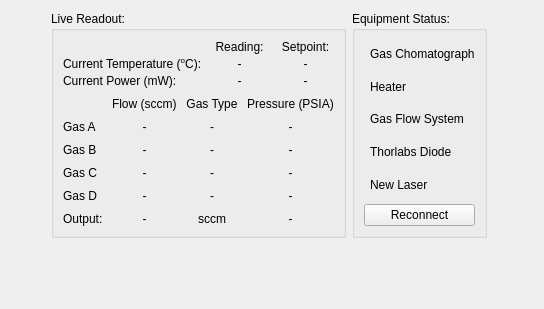
      <widget class="QWidget" name="tabLiveView">
       <attribute name="title">
        <string>Live View</string>
       </attribute>
       <layout class="QGridLayout" name="gridLayout_11" rowstretch="10,10,10">
        <item row="0" column="0">
         <spacer name="horizontalSpacer">
          <property name="orientation">
           <enum>Qt::Horizontal</enum>
          </property>
          <property name="sizeHint" stdset="0">
           <size>
            <width>40</width>
            <height>20</height>
           </size>
          </property>
         </spacer>
        </item>
        <item row="0" column="3">
         <spacer name="horizontalSpacer_2">
          <property name="orientation">
           <enum>Qt::Horizontal</enum>
          </property>
          <property name="sizeHint" stdset="0">
           <size>
            <width>40</width>
            <height>20</height>
           </size>
          </property>
         </spacer>
        </item>
        <item row="0" column="1">
         <widget class="QGroupBox" name="groupBox_3">
          <property name="sizePolicy">
           <sizepolicy hsizetype="Expanding" vsizetype="Expanding">
            <horstretch>0</horstretch>
            <verstretch>0</verstretch>
           </sizepolicy>
          </property>
          <property name="title">
           <string>Live Readout:</string>
          </property>
          <layout class="QVBoxLayout" name="verticalLayout_5">
           <item>
            <layout class="QVBoxLayout" name="verticalLiveReadout1_2" stretch="1,3">
             <property name="spacing">
              <number>9</number>
             </property>
             <item>
              <layout class="QGridLayout" name="gridLayout_6">
               <property name="verticalSpacing">
                <number>3</number>
               </property>
               <item row="0" column="1">
                <widget class="QLabel" name="label_31">
                 <property name="sizePolicy">
                  <sizepolicy hsizetype="Preferred" vsizetype="MinimumExpanding">
                   <horstretch>0</horstretch>
                   <verstretch>0</verstretch>
                  </sizepolicy>
                 </property>
                 <property name="layoutDirection">
                  <enum>Qt::LeftToRight</enum>
                 </property>
                 <property name="text">
                  <string>Reading:</string>
                 </property>
                 <property name="alignment">
                  <set>Qt::AlignCenter</set>
                 </property>
                </widget>
               </item>
               <item row="1" column="0">
                <widget class="QLabel" name="label_91">
                 <property name="sizePolicy">
                  <sizepolicy hsizetype="Preferred" vsizetype="MinimumExpanding">
                   <horstretch>0</horstretch>
                   <verstretch>0</verstretch>
                  </sizepolicy>
                 </property>
                 <property name="text">
                  <string>&lt;html&gt;&lt;head/&gt;&lt;body&gt;&lt;p&gt;Current Temperature (&lt;span style=&quot; vertical-align:super;&quot;&gt;o&lt;/span&gt;C):&lt;/p&gt;&lt;/body&gt;&lt;/html&gt;</string>
                 </property>
                </widget>
               </item>
               <item row="2" column="0">
                <widget class="QLabel" name="label_92">
                 <property name="sizePolicy">
                  <sizepolicy hsizetype="Preferred" vsizetype="MinimumExpanding">
                   <horstretch>0</horstretch>
                   <verstretch>0</verstretch>
                  </sizepolicy>
                 </property>
                 <property name="text">
                  <string>Current Power (mW):</string>
                 </property>
                </widget>
               </item>
               <item row="2" column="1">
                <widget class="QLabel" name="current_power_2">
                 <property name="sizePolicy">
                  <sizepolicy hsizetype="Preferred" vsizetype="MinimumExpanding">
                   <horstretch>0</horstretch>
                   <verstretch>0</verstretch>
                  </sizepolicy>
                 </property>
                 <property name="text">
                  <string>-</string>
                 </property>
                 <property name="alignment">
                  <set>Qt::AlignCenter</set>
                 </property>
                </widget>
               </item>
               <item row="1" column="1">
                <widget class="QLabel" name="current_temp_2">
                 <property name="sizePolicy">
                  <sizepolicy hsizetype="Preferred" vsizetype="MinimumExpanding">
                   <horstretch>0</horstretch>
                   <verstretch>0</verstretch>
                  </sizepolicy>
                 </property>
                 <property name="text">
                  <string>-</string>
                 </property>
                 <property name="alignment">
                  <set>Qt::AlignCenter</set>
                 </property>
                </widget>
               </item>
               <item row="0" column="2">
                <widget class="QLabel" name="label_34">
                 <property name="sizePolicy">
                  <sizepolicy hsizetype="Preferred" vsizetype="MinimumExpanding">
                   <horstretch>0</horstretch>
                   <verstretch>0</verstretch>
                  </sizepolicy>
                 </property>
                 <property name="layoutDirection">
                  <enum>Qt::LeftToRight</enum>
                 </property>
                 <property name="text">
                  <string>Setpoint:</string>
                 </property>
                 <property name="alignment">
                  <set>Qt::AlignCenter</set>
                 </property>
                </widget>
               </item>
               <item row="2" column="2">
                <widget class="QLabel" name="current_power_setpoint2">
                 <property name="sizePolicy">
                  <sizepolicy hsizetype="Preferred" vsizetype="MinimumExpanding">
                   <horstretch>0</horstretch>
                   <verstretch>0</verstretch>
                  </sizepolicy>
                 </property>
                 <property name="layoutDirection">
                  <enum>Qt::LeftToRight</enum>
                 </property>
                 <property name="text">
                  <string>-</string>
                 </property>
                 <property name="alignment">
                  <set>Qt::AlignCenter</set>
                 </property>
                </widget>
               </item>
               <item row="1" column="2">
                <widget class="QLabel" name="current_temp_setpoint2">
                 <property name="sizePolicy">
                  <sizepolicy hsizetype="Preferred" vsizetype="MinimumExpanding">
                   <horstretch>0</horstretch>
                   <verstretch>0</verstretch>
                  </sizepolicy>
                 </property>
                 <property name="layoutDirection">
                  <enum>Qt::LeftToRight</enum>
                 </property>
                 <property name="text">
                  <string>-</string>
                 </property>
                 <property name="alignment">
                  <set>Qt::AlignCenter</set>
                 </property>
                </widget>
               </item>
              </layout>
             </item>
             <item>
              <layout class="QGridLayout" name="gridLayout_10">
               <item row="0" column="1">
                <widget class="QLabel" name="label_71">
                 <property name="text">
                  <string>Flow (sccm)</string>
                 </property>
                </widget>
               </item>
               <item row="2" column="0">
                <widget class="QLabel" name="label_93">
                 <property name="text">
                  <string>Gas B</string>
                 </property>
                </widget>
               </item>
               <item row="5" column="1">
                <widget class="QLabel" name="current_gasE_flow_2">
                 <property name="text">
                  <string>-</string>
                 </property>
                 <property name="alignment">
                  <set>Qt::AlignCenter</set>
                 </property>
                </widget>
               </item>
               <item row="2" column="1">
                <widget class="QLabel" name="current_gasB_comp_2">
                 <property name="text">
                  <string>-</string>
                 </property>
                 <property name="alignment">
                  <set>Qt::AlignCenter</set>
                 </property>
                </widget>
               </item>
               <item row="5" column="2">
                <widget class="QLabel" name="label_96">
                 <property name="text">
                  <string>sccm</string>
                 </property>
                 <property name="alignment">
                  <set>Qt::AlignCenter</set>
                 </property>
                </widget>
               </item>
               <item row="2" column="2">
                <widget class="QLabel" name="current_gasB_type_2">
                 <property name="text">
                  <string>-</string>
                 </property>
                 <property name="alignment">
                  <set>Qt::AlignCenter</set>
                 </property>
                </widget>
               </item>
               <item row="0" column="2">
                <widget class="QLabel" name="label_70">
                 <property name="text">
                  <string>Gas Type</string>
                 </property>
                 <property name="alignment">
                  <set>Qt::AlignCenter</set>
                 </property>
                </widget>
               </item>
               <item row="3" column="1">
                <widget class="QLabel" name="current_gasC_comp_2">
                 <property name="text">
                  <string>-</string>
                 </property>
                 <property name="alignment">
                  <set>Qt::AlignCenter</set>
                 </property>
                </widget>
               </item>
               <item row="4" column="0">
                <widget class="QLabel" name="label_22">
                 <property name="text">
                  <string>Gas D</string>
                 </property>
                </widget>
               </item>
               <item row="1" column="0">
                <widget class="QLabel" name="label_72">
                 <property name="text">
                  <string>Gas A</string>
                 </property>
                </widget>
               </item>
               <item row="3" column="2">
                <widget class="QLabel" name="current_gasC_type_2">
                 <property name="text">
                  <string>-</string>
                 </property>
                 <property name="alignment">
                  <set>Qt::AlignCenter</set>
                 </property>
                </widget>
               </item>
               <item row="4" column="1">
                <widget class="QLabel" name="current_gasD_comp_2">
                 <property name="text">
                  <string>-</string>
                 </property>
                 <property name="alignment">
                  <set>Qt::AlignCenter</set>
                 </property>
                </widget>
               </item>
               <item row="5" column="0">
                <widget class="QLabel" name="label_95">
                 <property name="text">
                  <string>Output:</string>
                 </property>
                </widget>
               </item>
               <item row="3" column="0">
                <widget class="QLabel" name="label_94">
                 <property name="text">
                  <string>Gas C</string>
                 </property>
                </widget>
               </item>
               <item row="4" column="2">
                <widget class="QLabel" name="current_gasD_type_2">
                 <property name="text">
                  <string>-</string>
                 </property>
                 <property name="alignment">
                  <set>Qt::AlignCenter</set>
                 </property>
                </widget>
               </item>
               <item row="1" column="1">
                <widget class="QLabel" name="current_gasA_comp_2">
                 <property name="text">
                  <string>-</string>
                 </property>
                 <property name="alignment">
                  <set>Qt::AlignCenter</set>
                 </property>
                </widget>
               </item>
               <item row="1" column="2">
                <widget class="QLabel" name="current_gasA_type_2">
                 <property name="text">
                  <string>-</string>
                 </property>
                 <property name="alignment">
                  <set>Qt::AlignCenter</set>
                 </property>
                </widget>
               </item>
               <item row="0" column="3">
                <widget class="QLabel" name="label_29">
                 <property name="text">
                  <string>Pressure (PSIA)</string>
                 </property>
                 <property name="alignment">
                  <set>Qt::AlignCenter</set>
                 </property>
                </widget>
               </item>
               <item row="1" column="3">
                <widget class="QLabel" name="current_gasA_pressure_2">
                 <property name="text">
                  <string>-</string>
                 </property>
                 <property name="alignment">
                  <set>Qt::AlignCenter</set>
                 </property>
                </widget>
               </item>
               <item row="2" column="3">
                <widget class="QLabel" name="current_gasB_pressure_2">
                 <property name="text">
                  <string>-</string>
                 </property>
                 <property name="alignment">
                  <set>Qt::AlignCenter</set>
                 </property>
                </widget>
               </item>
               <item row="3" column="3">
                <widget class="QLabel" name="current_gasC_pressure_2">
                 <property name="text">
                  <string>-</string>
                 </property>
                 <property name="alignment">
                  <set>Qt::AlignCenter</set>
                 </property>
                </widget>
               </item>
               <item row="4" column="3">
                <widget class="QLabel" name="current_gasD_pressure_2">
                 <property name="text">
                  <string>-</string>
                 </property>
                 <property name="alignment">
                  <set>Qt::AlignCenter</set>
                 </property>
                </widget>
               </item>
               <item row="5" column="3">
                <widget class="QLabel" name="current_gasE_pressure_2">
                 <property name="text">
                  <string>-</string>
                 </property>
                 <property name="alignment">
                  <set>Qt::AlignCenter</set>
                 </property>
                </widget>
               </item>
              </layout>
             </item>
            </layout>
           </item>
          </layout>
         </widget>
        </item>
        <item row="0" column="2">
         <widget class="QGroupBox" name="groupBox_4">
          <property name="sizePolicy">
           <sizepolicy hsizetype="Expanding" vsizetype="Expanding">
            <horstretch>0</horstretch>
            <verstretch>0</verstretch>
           </sizepolicy>
          </property>
          <property name="title">
           <string>Equipment Status:</string>
          </property>
          <layout class="QGridLayout" name="gridLayout_12" columnstretch="1,5">
           <item row="0" column="0">
            <widget class="LedIndicator" name="gc_Status" native="true">
             <property name="styleSheet">
              <string notr="true">background-color:black</string>
             </property>
            </widget>
           </item>
           <item row="0" column="1">
            <widget class="QLabel" name="label_23">
             <property name="text">
              <string>Gas Chomatograph</string>
             </property>
            </widget>
           </item>
           <item row="1" column="0">
            <widget class="LedIndicator" name="heater_Status" native="true">
             <property name="styleSheet">
              <string notr="true">background-color:black</string>
             </property>
            </widget>
           </item>
           <item row="1" column="1">
            <widget class="QLabel" name="label_24">
             <property name="text">
              <string>Heater</string>
             </property>
            </widget>
           </item>
           <item row="2" column="0">
            <widget class="LedIndicator" name="gas_Status" native="true">
             <property name="styleSheet">
              <string notr="true">background-color:black</string>
             </property>
            </widget>
           </item>
           <item row="2" column="1">
            <widget class="QLabel" name="label_26">
             <property name="text">
              <string>Gas Flow System</string>
             </property>
            </widget>
           </item>
           <item row="3" column="0">
            <widget class="LedIndicator" name="diode_Status" native="true">
             <property name="styleSheet">
              <string notr="true">background-color:black</string>
             </property>
            </widget>
           </item>
           <item row="3" column="1">
            <widget class="QLabel" name="label_25">
             <property name="text">
              <string>Thorlabs Diode</string>
             </property>
            </widget>
           </item>
           <item row="4" column="0">
            <widget class="LedIndicator" name="widget_4" native="true">
             <property name="autoFillBackground">
              <bool>false</bool>
             </property>
             <property name="styleSheet">
              <string notr="true">background-color:black</string>
             </property>
            </widget>
           </item>
           <item row="4" column="1">
            <widget class="QLabel" name="label_27">
             <property name="text">
              <string>New Laser</string>
             </property>
            </widget>
           </item>
           <item row="5" column="0" colspan="2">
            <widget class="QPushButton" name="eqpt_ReconnectBut">
             <property name="text">
              <string>Reconnect</string>
             </property>
            </widget>
           </item>
          </layout>
         </widget>
        </item>
        <item row="1" column="2">
         <spacer name="verticalSpacer">
          <property name="orientation">
           <enum>Qt::Vertical</enum>
          </property>
          <property name="sizeHint" stdset="0">
           <size>
            <width>20</width>
            <height>40</height>
           </size>
          </property>
         </spacer>
        </item>
        <item row="2" column="2" colspan="2">
         <widget class="QLabel" name="label_37">
          <property name="text">
           <string/>
          </property>
          <property name="pixmap">
           <pixmap>gui_style_guides/drawing.svg</pixmap>
          </property>
          <property name="scaledContents">
           <bool>false</bool>
          </property>
          <property name="alignment">
           <set>Qt::AlignBottom|Qt::AlignRight|Qt::AlignTrailing</set>
          </property>
         </widget>
        </item>
       </layout>
      </widget>
